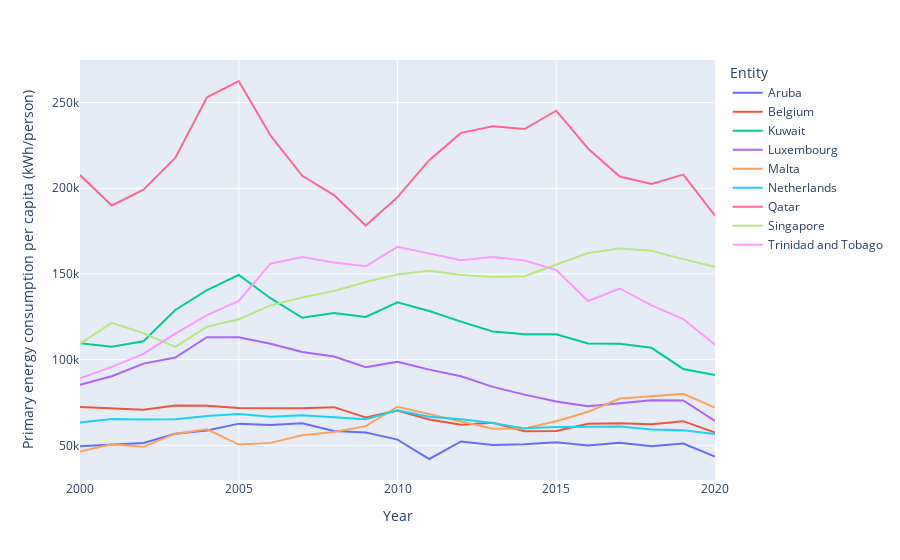

Write notebook code for a chart like this one.
### Code cell
import plotly.express as px

fig2 = px.line(df, x='Year', y='Primary energy consumption per capita (kWh/person)', color="Entity")
fig2.show()

### Figure 1 — Plotly figure (JSON) as saved in the notebook; plotly's stock layout.template omitted (floating-point values rounded to 4 significant figures)
{"data": [{"hovertemplate": "Entity=Aruba<br>Year=%{x}<br>Primary energy consumption per capita (kWh/person)=%{y}<extra></extra>", "legendgroup": "Aruba", "line": {"color": "#636efa", "dash": "solid"}, "marker": {"symbol": "circle"}, "mode": "lines", "name": "Aruba", "orientation": "v", "showlegend": true, "type": "scatter", "x": [2000, 2001, 2002, 2003, 2004, 2005, 2006, 2007, 2008, 2009, 2010, 2011, 2012, 2013, 2014, 2015, 2016, 2017, 2018, 2019, 2020], "xaxis": "x", "y": [49570.0, 50390.0, 51470.0, 56750.0, 58650.0, 62700.0, 61850.0, 62960.0, 58410.0, 57520.0, 53390.0, 42080.0, 52290.0, 50260.0, 50630.0, 51780.0, 50020.0, 51510.0, 49520.0, 51110.0, 43500.0], "yaxis": "y"}, {"hovertemplate": "Entity=Belgium<br>Year=%{x}<br>Primary energy consumption per capita (kWh/person)=%{y}<extra></extra>", "legendgroup": "Belgium", "line": {"color": "#EF553B", "dash": "solid"}, "marker": {"symbol": "circle"}, "mode": "lines", "name": "Belgium", "orientation": "v", "showlegend": true, "type": "scatter", "x": [2000, 2001, 2002, 2003, 2004, 2005, 2006, 2007, 2008, 2009, 2010, 2011, 2012, 2013, 2014, 2015, 2016, 2017, 2018, 2019, 2020], "xaxis": "x", "y": [72420.0, 71480.0, 70830.0, 73220.0, 73130.0, 71890.0, 71650.0, 71660.0, 72320.0, 66274, 70300.0, 65130.0, 62090.0, 63220.0, 58230.0, 58450.0, 62690.0, 62900.0, 62380.0, 64150.0, 57430.0], "yaxis": "y"}, {"hovertemplate": "Entity=Kuwait<br>Year=%{x}<br>Primary energy consumption per capita (kWh/person)=%{y}<extra></extra>", "legendgroup": "Kuwait", "line": {"color": "#00cc96", "dash": "solid"}, "marker": {"symbol": "circle"}, "mode": "lines", "name": "Kuwait", "orientation": "v", "showlegend": true, "type": "scatter", "x": [2000, 2001, 2002, 2003, 2004, 2005, 2006, 2007, 2008, 2009, 2010, 2011, 2012, 2013, 2014, 2015, 2016, 2017, 2018, 2019, 2020], "xaxis": "x", "y": [109500.0, 107600.0, 110800.0, 129000.0, 140600.0, 149500.0, 135900.0, 124400.0, 127300.0, 125000.0, 133500.0, 128400.0, 122200.0, 116500.0, 114800.0, 114800.0, 109500.0, 109300.0, 106900.0, 94610.0, 91130.0], "yaxis": "y"}, {"hovertemplate": "Entity=Luxembourg<br>Year=%{x}<br>Primary energy consumption per capita (kWh/person)=%{y}<extra></extra>", "legendgroup": "Luxembourg", "line": {"color": "#ab63fa", "dash": "solid"}, "marker": {"symbol": "circle"}, "mode": "lines", "name": "Luxembourg", "orientation": "v", "showlegend": true, "type": "scatter", "x": [2000, 2001, 2002, 2003, 2004, 2005, 2006, 2007, 2008, 2009, 2010, 2011, 2012, 2013, 2014, 2015, 2016, 2017, 2018, 2019, 2020], "xaxis": "x", "y": [85400.0, 90350.0, 97740.0, 101300.0, 113100.0, 113000.0, 109300.0, 104500.0, 101800.0, 95590.0, 98830.0, 94210.0, 90380.0, 84140.0, 79620.0, 75580.0, 72780.0, 74380.0, 76380.0, 76270.0, 64240.0], "yaxis": "y"}, {"hovertemplate": "Entity=Malta<br>Year=%{x}<br>Primary energy consumption per capita (kWh/person)=%{y}<extra></extra>", "legendgroup": "Malta", "line": {"color": "#FFA15A", "dash": "solid"}, "marker": {"symbol": "circle"}, "mode": "lines", "name": "Malta", "orientation": "v", "showlegend": true, "type": "scatter", "x": [2000, 2001, 2002, 2003, 2004, 2005, 2006, 2007, 2008, 2009, 2010, 2011, 2012, 2013, 2014, 2015, 2016, 2017, 2018, 2019, 2020], "xaxis": "x", "y": [46380.0, 50710.0, 49170.0, 56830.0, 59390.0, 50490.0, 51480.0, 55960.0, 57770.0, 61250.0, 72550.0, 68190.0, 64070.0, 59760.0, 59930.0, 64130.0, 69590.0, 77320.0, 78730.0, 80080.0, 72070.0], "yaxis": "y"}, {"hovertemplate": "Entity=Netherlands<br>Year=%{x}<br>Primary energy consumption per capita (kWh/person)=%{y}<extra></extra>", "legendgroup": "Netherlands", "line": {"color": "#19d3f3", "dash": "solid"}, "marker": {"symbol": "circle"}, "mode": "lines", "name": "Netherlands", "orientation": "v", "showlegend": true, "type": "scatter", "x": [2000, 2001, 2002, 2003, 2004, 2005, 2006, 2007, 2008, 2009, 2010, 2011, 2012, 2013, 2014, 2015, 2016, 2017, 2018, 2019, 2020], "xaxis": "x", "y": [63330.0, 65420.0, 65150.0, 65300.0, 67220.0, 68400.0, 66740, 67570.0, 66480.0, 65270.0, 70450.0, 66770.0, 65280.0, 63010.0, 59950.0, 60680.0, 60940.0, 61100.0, 59350.0, 58840.0, 56710.0], "yaxis": "y"}, {"hovertemplate": "Entity=Qatar<br>Year=%{x}<br>Primary energy consumption per capita (kWh/person)=%{y}<extra></extra>", "legendgroup": "Qatar", "line": {"color": "#FF6692", "dash": "solid"}, "marker": {"symbol": "circle"}, "mode": "lines", "name": "Qatar", "orientation": "v", "showlegend": true, "type": "scatter", "x": [2000, 2001, 2002, 2003, 2004, 2005, 2006, 2007, 2008, 2009, 2010, 2011, 2012, 2013, 2014, 2015, 2016, 2017, 2018, 2019, 2020], "xaxis": "x", "y": [207800.0, 190000.0, 199100.0, 217700.0, 253100.0, 262600.0, 230796, 207300.0, 196001, 178200.0, 194800.0, 216400.0, 232300.0, 236200.0, 234500.0, 245300.0, 223200.0, 206900.0, 202600.0, 208000.0, 184100.0], "yaxis": "y"}, {"hovertemplate": "Entity=Singapore<br>Year=%{x}<br>Primary energy consumption per capita (kWh/person)=%{y}<extra></extra>", "legendgroup": "Singapore", "line": {"color": "#B6E880", "dash": "solid"}, "marker": {"symbol": "circle"}, "mode": "lines", "name": "Singapore", "orientation": "v", "showlegend": true, "type": "scatter", "x": [2000, 2001, 2002, 2003, 2004, 2005, 2006, 2007, 2008, 2009, 2010, 2011, 2012, 2013, 2014, 2015, 2016, 2017, 2018, 2019, 2020], "xaxis": "x", "y": [109300.0, 121500.0, 115500.0, 107500.0, 119300.0, 123600.0, 131700.0, 136300.0, 140100.0, 145400.0, 149800.0, 152000.0, 149500.0, 148300.0, 148700.0, 155500.0, 162200.0, 164800.0, 163500.0, 158700.0, 154300.0], "yaxis": "y"}, {"hovertemplate": "Entity=Trinidad and Tobago<br>Year=%{x}<br>Primary energy consumption per capita (kWh/person)=%{y}<extra></extra>", "legendgroup": "Trinidad and Tobago", "line": {"color": "#FF97FF", "dash": "solid"}, "marker": {"symbol": "circle"}, "mode": "lines", "name": "Trinidad and Tobago", "orientation": "v", "showlegend": true, "type": "scatter", "x": [2000, 2001, 2002, 2003, 2004, 2005, 2006, 2007, 2008, 2009, 2010, 2011, 2012, 2013, 2014, 2015, 2016, 2017, 2018, 2019, 2020], "xaxis": "x", "y": [89200.0, 95790.0, 103400.0, 115200.0, 126000.0, 134400.0, 156000.0, 160000.0, 156700.0, 154500.0, 165800.0, 161700.0, 158100.0, 159800.0, 157900.0, 152200.0, 134200.0, 141500.0, 131700.0, 123700.0, 108800.0], "yaxis": "y"}], "layout": {"legend": {"title": {"text": "Entity"}, "tracegroupgap": 0}, "margin": {"t": 60}, "xaxis": {"anchor": "y", "domain": [0, 1], "title": {"text": "Year"}}, "yaxis": {"anchor": "x", "domain": [0, 1], "title": {"text": "Primary energy consumption per capita (kWh/person)"}}}}
